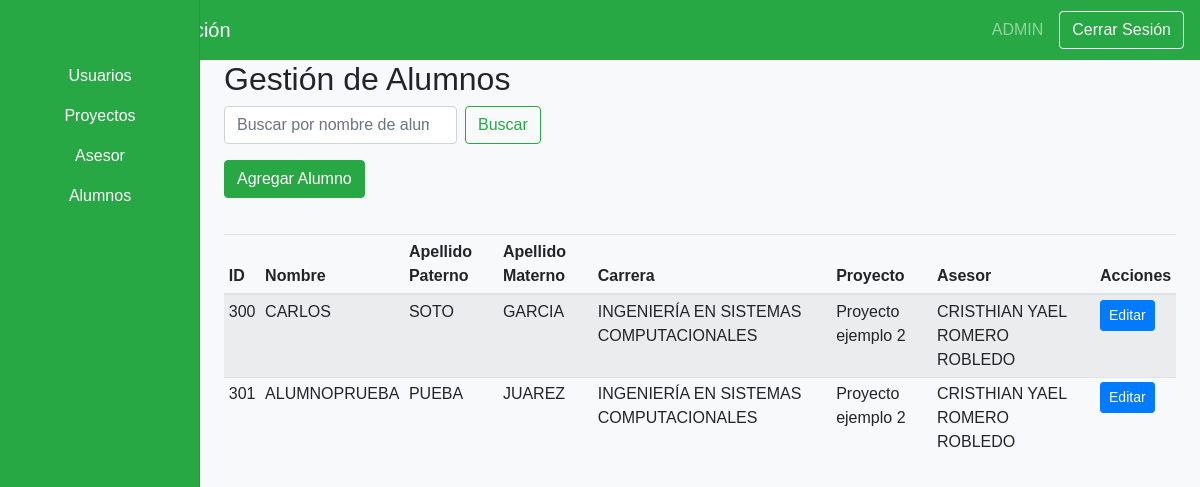
Page /views/admin/dashboardAdminAlumnos.php (signed in) on the earlier database version.
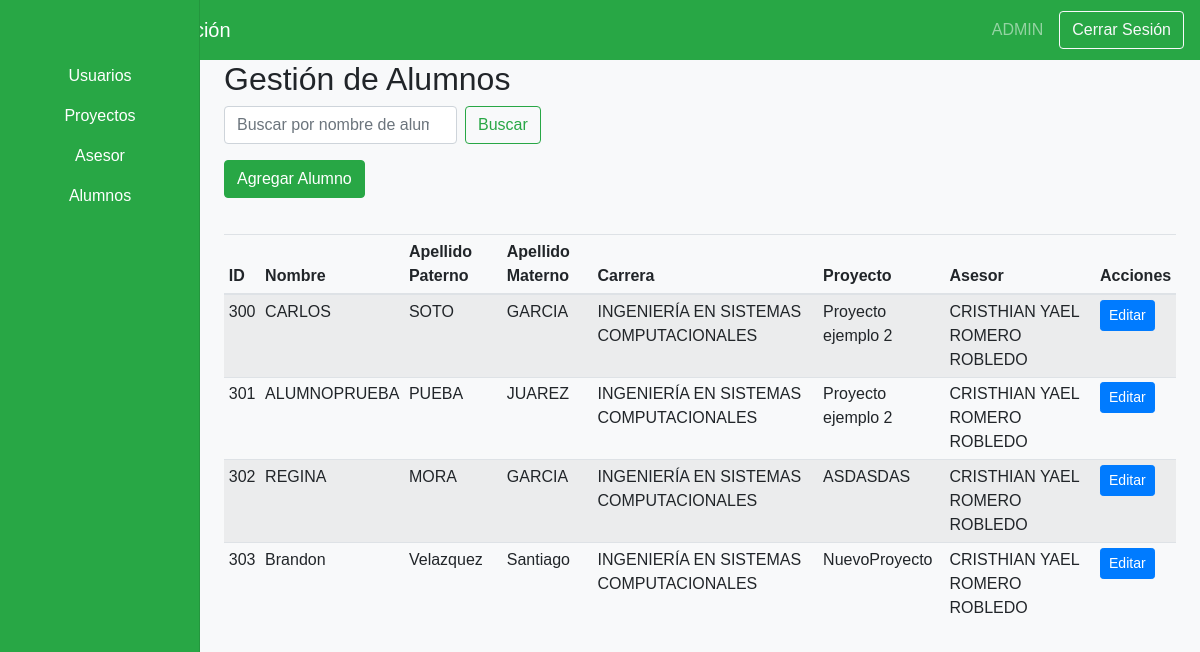
Same page on the later database version.
### tables this page shows
CREATE TABLE IF NOT EXISTS `alumno` (
  `ID_Alumno` int NOT NULL AUTO_INCREMENT,
  `Nombres` varchar(100) NOT NULL,
  `Apellido_Paterno` varchar(100) NOT NULL,
  `Apellido_Materno` varchar(100) NOT NULL,
  `Carrera` int DEFAULT NULL,
  `Proyecto` int DEFAULT NULL,
  `Asesor` int DEFAULT NULL,
  `Calendario_Revisiones` text,
  `Rol` int DEFAULT NULL,
  `ID_Usuario` int DEFAULT NULL,
  PRIMARY KEY (`ID_Alumno`),
  KEY `fk_alumno_carrera` (`Carrera`),
  KEY `fk_alumno_proyecto` (`Proyecto`),
  KEY `fk_alumno_asesor` (`Asesor`),
  KEY `fk_alumno_rol` (`Rol`),
  KEY `fk_alumno_usuario` (`ID_Usuario`)
);

CREATE TABLE IF NOT EXISTS `carrera` (
  `ID_Carrera` int NOT NULL AUTO_INCREMENT,
  `Nombre_Carrera` varchar(100) NOT NULL,
  PRIMARY KEY (`ID_Carrera`)
);

CREATE TABLE IF NOT EXISTS `proyecto` (
  `ID_Proyecto` int NOT NULL AUTO_INCREMENT,
  `Nombre_Proyecto` varchar(200) NOT NULL,
  `Status` enum('Pendiente','En Revisión','Revisado','Completado') NOT NULL,
  `Integrante_1` int DEFAULT NULL,
  `Integrante_2` int DEFAULT NULL,
  `Integrante_3` int DEFAULT NULL,
  `Asesor` int DEFAULT NULL,
  `Archivo_Docx` varchar(255) DEFAULT NULL,
  PRIMARY KEY (`ID_Proyecto`),
  KEY `fk_proyecto_integrante_1` (`Integrante_1`),
  KEY `fk_proyecto_integrante_2` (`Integrante_2`),
  KEY `fk_proyecto_integrante_3` (`Integrante_3`),
  KEY `fk_proyecto_asesor` (`Asesor`)
);

### Views/Admin/dashboardAdminAlumnos.php (the view, shortened to what this page needs)
<?php
include('../../includes/config.php');
?>
<!DOCTYPE html>
<html lang="es">
<head>
    <link rel="stylesheet" href="https://stackpath.bootstrapcdn.com/bootstrap/4.3.1/css/bootstrap.min.css">
    <link rel="stylesheet" href="<?php echo CSS_PATH; ?>dashboard.css">
</head>
<body>
    <nav class="navbar navbar-dark bg-success">
        <span class="navbar-brand mb-0 h1">Panel de Administración</span>
        <div class="d-flex align-items-center">
            <span class="navbar-text mr-3">
                <?php echo $_SESSION['username']; ?>
            </span>
            <a href="../public/logout.php" class="btn btn-outline-light">Cerrar Sesión</a>
        </div>
    </nav>
    <div class="container-fluid">
        <div class="row">
            <nav class="col-md-2 d-none d-md-block bg-success sidebar">
                <div class="sidebar-sticky">
                    <ul class="nav flex-column">
                        <li class="nav-item">
                            <a class="nav-link text-white text-center" href="dashboardAdmin.php">
                                Usuarios
                            </a>
                        </li>
                        <li class="nav-item">
                            <a class="nav-link text-white text-center" href="dashboardAdminProyectos.php">
                                Proyectos
                            </a>
                        </li>
                        <li class="nav-item">
                            <a class="nav-link text-white text-center" href="dashboardAdminAsesor.php">
                                Asesor
                            </a>
                        </li>
                        <li class="nav-item">
                            <a class="nav-link text-white text-center" href="dashboardAdminAlumnos.php">
                                Alumnos
                            </a>
                        </li>
                    </ul>
                </div>
            </nav>
            <main role="main" class="col-md-9 ml-sm-auto col-lg-10 px-4">
                <h2>Gestión de Alumnos</h2>
                <form method="GET" class="form-inline mb-3">
                    <input class="form-control mr-sm-2" type="search" name="search" placeholder="Buscar por nombre de alumno" aria-label="Buscar">
                    <button class="btn btn-outline-success my-2 my-sm-0" type="submit">Buscar</button>
                </form>
                <button type="button" class="btn btn-success mb-3" data-toggle="modal" data-target="#addAlumnoModal">
                    Agregar Alumno
                </button>
                <div class="table-responsive">
                    <table class="table table-striped table-sm">
                        <thead>
                            <tr>
                                <th>ID</th>
                                <th>Nombre</th>
                                <th>Apellido Paterno</th>
                                <th>Apellido Materno</th>
                                <th>Carrera</th>
                                <th>Proyecto</th>
                                <th>Asesor</th>
                                <th>Acciones</th>
                            </tr>
                        </thead>
                        <tbody>
                            <?php
                            $searchQuery = "";
                            $query = "
                                SELECT alumno.*, proyecto.Nombre_Proyecto,
                                       CONCAT(asesor.Nombres, ' ', asesor.Apellido_Paterno, ' ', asesor.Apellido_Materno) AS Nombre_Asesor,
                                       carrera.Nombre_Carrera, usuario.id_usuario, usuario.rol
                                FROM alumno
                                LEFT JOIN proyecto ON alumno.Proyecto = proyecto.ID_Proyecto
                                LEFT JOIN asesor ON alumno.Asesor = asesor.ID_Asesor
                                LEFT JOIN carrera ON alumno.Carrera = carrera.ID_Carrera
                                LEFT JOIN usuario ON alumno.ID_Usuario = usuario.id_usuario
                                WHERE 1=1 $searchQuery
                                ORDER BY alumno.ID_Alumno ASC";
                            $result = $connection->query($query);
                            while ($row = $result->fetch_assoc()) {
                                echo "<tr>";
                                echo "<td>" . htmlspecialchars($row['ID_Alumno'] ?? '') . "</td>";
                                echo "<td>" . htmlspecialchars($row['Nombres'] ?? '') . "</td>";
                                echo "<td>" . htmlspecialchars($row['Apellido_Paterno'] ?? '') . "</td>";
                                echo "<td>" . htmlspecialchars($row['Apellido_Materno'] ?? '') . "</td>";
                                echo "<td>" . htmlspecialchars($row['Nombre_Carrera'] ?? '') . "</td>";
                                echo "<td>" . htmlspecialchars($row['Nombre_Proyecto'] ?? '') . "</td>";
                                echo "<td>" . htmlspecialchars($row['Nombre_Asesor'] ?? '') . "</td>";
                                echo "<td>";
                                echo "<button type='button' class='btn btn-primary btn-sm' data-toggle='modal' data-target='#editAlumnoModal'
                                        data-id='" . htmlspecialchars($row['ID_Alumno'] ?? '') . "'
                                        data-nombre='" . htmlspecialchars($row['Nombres'] ?? '') . "'
                                        data-apellido_paterno='" . htmlspecialchars($row['Apellido_Paterno'] ?? '') . "'
                                        data-apellido_materno='" . htmlspecialchars($row['Apellido_Materno'] ?? '') . "'
                                        data-carrera='" . htmlspecialchars($row['Carrera'] ?? '') . "'
                                        data-proyecto='" . htmlspecialchars($row['Proyecto'] ?? '') . "'
                                        data-asesor='" . htmlspecialchars($row['Asesor'] ?? '') . "'>Editar</button>";
                                echo "</td>";
                                echo "</tr>";
                            }
                            ?>
                        </tbody>
                    </table>
                </div>
            </main>
        </div>
    </div>
</body>
</html>

### Assets/CSS/dashboard.css (style rules this page uses)
body { font-family: Arial, sans-serif; background-color: #f8f9fa; }
.navbar { height: 60px; display: flex; align-items: center; justify-content: space-between; background-color: #28a745; color: white; }
.sidebar { position: fixed; top: 0; bottom: 0; left: 0; z-index: 100; padding: 48px 0 0; box-shadow: inset -1px 0 0 rgba(0, 0, 0, 0.1); background-color: #28a745; }
.sidebar-sticky { position: relative; top: 0; height: calc(100vh - 48px); padding-top: 0.5rem; overflow-x: hidden; overflow-y: auto; }
.sidebar .nav-link { font-weight: 500; color: black; }
.table-responsive { margin-top: 20px; }
.table-striped tbody tr:nth-of-type(odd) { background-color: rgba(0, 0, 0, 0.05); }

Differences in the rows shown:
added alumno: ID_Alumno "302", Nombres "REGINA", Apellido_Paterno "MORA", Apellido_Materno "GARCIA", carrera.Nombre_Carrera "INGENIERÍA EN SISTEMAS COMPUTACIONALES", proyecto.Nombre_Proyecto "ASDASDAS", Nombre_Asesor "CRISTHIAN YAEL ROMERO ROBLEDO"
added alumno: ID_Alumno "303", Nombres "Brandon", Apellido_Paterno "Velazquez", Apellido_Materno "Santiago", carrera.Nombre_Carrera "INGENIERÍA EN SISTEMAS COMPUTACIONALES", proyecto.Nombre_Proyecto "NuevoProyecto", Nombre_Asesor "CRISTHIAN YAEL ROMERO ROBLEDO"
